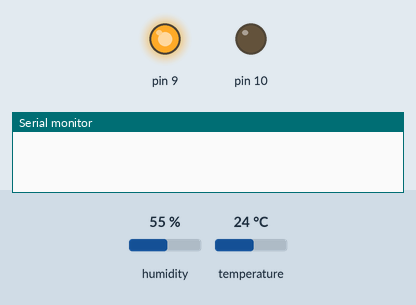
This sketch was run on a simulated Arduino Uno, built with avr-gcc and run on an emulated ATmega328P. Shown: output pins drawn as LEDs (lit = HIGH), the last lines printed to the serial monitor. Inputs (shaded band) come from the test bench; at power-on: humidity 55 %, temperature 24 °C.

Above: at 0.1 s.
At 5.1 s:
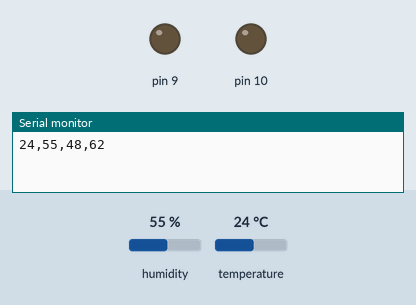
Timing chart, 0 to 6.6 s (numbered marks = the images above):
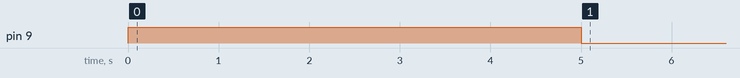

Measured:
- by itself, pin 9: LOW → HIGH at 0.00 s, → LOW 5.0 s later

The sketch:

unoside.ino
```cpp
#include <DHT.h>
#include <SoftwareSerial.h>
#include <ArduinoJson.h>
DHT dht(A2, DHT11);

int soil = 0;
int thomer = 0;
int humid = 0;
int lux = 0;
SoftwareSerial mySerial(4,5);
bool isWater = false;

void setup() {
  // put your setup code here, to run once:
  Serial.begin(9600);
  dht.begin();
  pinMode(A3, INPUT);
  mySerial.begin(9600);
  pinMode(9,OUTPUT);
  pinMode(10,OUTPUT);
}
void watering(){
  /*if(mySerial.available() > 0){
      mySerial.readBytesUntil('.');
      isWater = true;
  }*/
}

void loop() {
  // put your main code here, to run repeatedly:

    digitalWrite(9,HIGH);
    delay(5000);
    digitalWrite(9,LOW);
  soil = analogRead(A1);
  thomer = dht.readTemperature();
  humid = dht.readHumidity();
  lux = analogRead(A3);
  //200~1000 사이 값을 변경
  soil = map(soil,1023, 200, 0 ,100);
  //900 ~100 사이 값을 변경
  lux = map(lux, 900, 100, 0, 100);


  mySerial.print(thomer);
  mySerial.print(",");
  mySerial.print(humid);
  mySerial.print(",");
  mySerial.print(lux);
  mySerial.print(",");
  mySerial.print(soil);
  mySerial.print("\n");

  Serial.print(thomer);
  Serial.print(",");
  Serial.print(humid);
  Serial.print(",");
  Serial.print(lux);
  Serial.print(",");
  Serial.print(soil);
  Serial.print("\n");
  watering();
  if(true){
    delay(300000);
    digitalWrite(9,HIGH);
    delay(5000);
    digitalWrite(9,LOW);
    delay(1200000);
  }else{
    delay(60000);
  }
}
```
